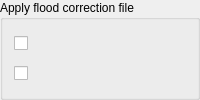
         <widget class="QGroupBox" name="groupBox_17">
          <property name="title">
           <string>Apply flood correction file</string>
          </property>
          <layout class="QVBoxLayout" name="verticalLayout_13">
           <item>
            <layout class="QHBoxLayout" name="horizontalLayout_21">
             <item>
              <widget class="QCheckBox" name="enableRearFlood_ck">
               <property name="text">
                <string/>
               </property>
              </widget>
             </item>
             <item>
              <widget class="MantidQt::API::MWRunFiles" name="floodRearFile" native="true">
               <property name="findRunFiles" stdset="0">
                <bool>false</bool>
               </property>
               <property name="label" stdset="0">
                <string>Rear Flood File</string>
               </property>
               <property name="multipleFiles" stdset="0">
                <bool>false</bool>
               </property>
               <property name="optional" stdset="0">
                <bool>false</bool>
               </property>
               <property name="multiEntry" stdset="0">
                <bool>false</bool>
               </property>
              </widget>
             </item>
            </layout>
           </item>
           <item>
            <layout class="QHBoxLayout" name="horizontalLayout_22">
             <item>
              <widget class="QCheckBox" name="enableFrontFlood_ck">
               <property name="text">
                <string/>
               </property>
              </widget>
             </item>
             <item>
              <widget class="MantidQt::API::MWRunFiles" name="floodFrontFile" native="true">
               <property name="findRunFiles" stdset="0">
                <bool>false</bool>
               </property>
               <property name="label" stdset="0">
                <string>Front Flood File</string>
               </property>
               <property name="multipleFiles" stdset="0">
                <bool>false</bool>
               </property>
               <property name="optional" stdset="0">
                <bool>false</bool>
               </property>
               <property name="multiEntry" stdset="0">
                <bool>false</bool>
               </property>
              </widget>
             </item>
            </layout>
           </item>
          </layout>
         </widget>
